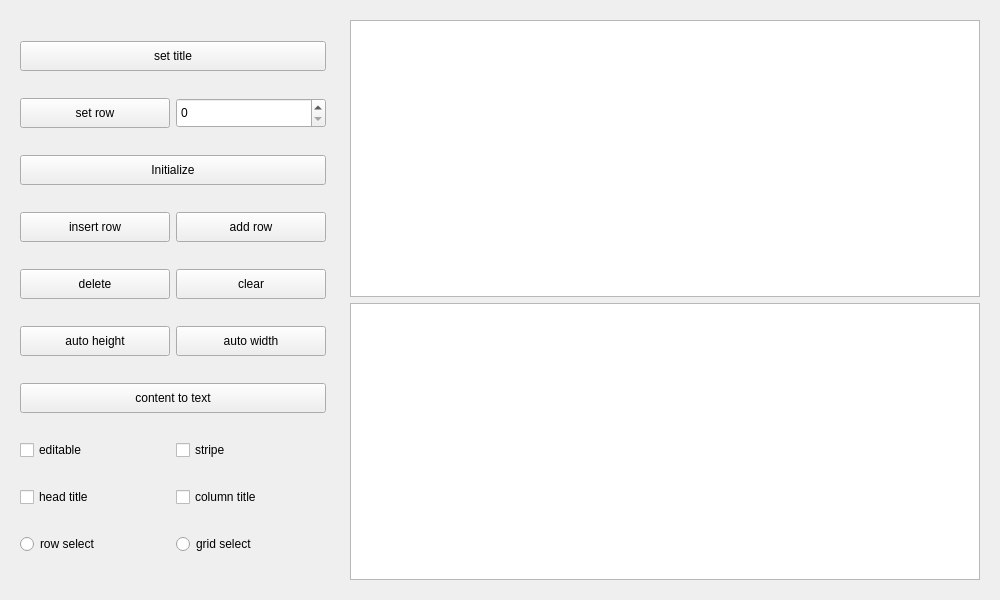
<?xml version="1.0" encoding="UTF-8"?>
<ui version="4.0">
 <class>table_widget</class>
 <widget class="QWidget" name="table_widget">
  <property name="geometry">
   <rect>
    <x>0</x>
    <y>0</y>
    <width>1000</width>
    <height>600</height>
   </rect>
  </property>
  <property name="minimumSize">
   <size>
    <width>1000</width>
    <height>600</height>
   </size>
  </property>
  <property name="windowTitle">
   <string>table</string>
  </property>
  <layout class="QHBoxLayout" name="horizontalLayout" stretch="1,2">
   <item>
    <widget class="QWidget" name="widget" native="true">
     <layout class="QGridLayout" name="gridLayout">
      <item row="4" column="1">
       <widget class="QPushButton" name="btnClear">
        <property name="minimumSize">
         <size>
          <width>0</width>
          <height>30</height>
         </size>
        </property>
        <property name="text">
         <string>clear</string>
        </property>
       </widget>
      </item>
      <item row="3" column="0">
       <widget class="QPushButton" name="btnInsertRow">
        <property name="minimumSize">
         <size>
          <width>0</width>
          <height>30</height>
         </size>
        </property>
        <property name="text">
         <string>insert row</string>
        </property>
       </widget>
      </item>
      <item row="9" column="1">
       <widget class="QRadioButton" name="rbGridSelect">
        <property name="text">
         <string>grid select</string>
        </property>
       </widget>
      </item>
      <item row="3" column="1">
       <widget class="QPushButton" name="btnAddRow">
        <property name="minimumSize">
         <size>
          <width>0</width>
          <height>30</height>
         </size>
        </property>
        <property name="text">
         <string>add row</string>
        </property>
       </widget>
      </item>
      <item row="7" column="0">
       <widget class="QCheckBox" name="cbEditable">
        <property name="text">
         <string>editable</string>
        </property>
       </widget>
      </item>
      <item row="9" column="0">
       <widget class="QRadioButton" name="rbRowSelect">
        <property name="text">
         <string>row select</string>
        </property>
       </widget>
      </item>
      <item row="4" column="0">
       <widget class="QPushButton" name="btnDelete">
        <property name="minimumSize">
         <size>
          <width>0</width>
          <height>30</height>
         </size>
        </property>
        <property name="text">
         <string>delete</string>
        </property>
       </widget>
      </item>
      <item row="0" column="0" colspan="2">
       <widget class="QPushButton" name="btnSetTitle">
        <property name="minimumSize">
         <size>
          <width>0</width>
          <height>30</height>
         </size>
        </property>
        <property name="text">
         <string>set title</string>
        </property>
       </widget>
      </item>
      <item row="5" column="1">
       <widget class="QPushButton" name="btnAutoWidth">
        <property name="minimumSize">
         <size>
          <width>0</width>
          <height>30</height>
         </size>
        </property>
        <property name="text">
         <string>auto width</string>
        </property>
       </widget>
      </item>
      <item row="2" column="0" colspan="2">
       <widget class="QPushButton" name="btnInitialize">
        <property name="minimumSize">
         <size>
          <width>0</width>
          <height>30</height>
         </size>
        </property>
        <property name="text">
         <string>Initialize</string>
        </property>
       </widget>
      </item>
      <item row="7" column="1">
       <widget class="QCheckBox" name="cbStripe">
        <property name="text">
         <string>stripe</string>
        </property>
       </widget>
      </item>
      <item row="6" column="0" colspan="2">
       <widget class="QPushButton" name="btnContent2text">
        <property name="minimumSize">
         <size>
          <width>0</width>
          <height>30</height>
         </size>
        </property>
        <property name="text">
         <string>content to text</string>
        </property>
       </widget>
      </item>
      <item row="8" column="0">
       <widget class="QCheckBox" name="cbHeadTitle">
        <property name="text">
         <string>head title</string>
        </property>
       </widget>
      </item>
      <item row="8" column="1">
       <widget class="QCheckBox" name="cbColumnTitle">
        <property name="text">
         <string>column title</string>
        </property>
       </widget>
      </item>
      <item row="1" column="1">
       <widget class="QSpinBox" name="spinBox">
        <property name="minimumSize">
         <size>
          <width>0</width>
          <height>30</height>
         </size>
        </property>
       </widget>
      </item>
      <item row="5" column="0">
       <widget class="QPushButton" name="btnAutoHeight">
        <property name="minimumSize">
         <size>
          <width>0</width>
          <height>30</height>
         </size>
        </property>
        <property name="text">
         <string>auto height</string>
        </property>
       </widget>
      </item>
      <item row="1" column="0">
       <widget class="QPushButton" name="btnSetRow">
        <property name="minimumSize">
         <size>
          <width>0</width>
          <height>30</height>
         </size>
        </property>
        <property name="text">
         <string>set row</string>
        </property>
       </widget>
      </item>
     </layout>
    </widget>
   </item>
   <item>
    <widget class="QWidget" name="widget_2" native="true">
     <layout class="QVBoxLayout" name="verticalLayout">
      <item>
       <widget class="QTableWidget" name="tableWidget"/>
      </item>
      <item>
       <widget class="QPlainTextEdit" name="plainTextEdit"/>
      </item>
     </layout>
    </widget>
   </item>
  </layout>
 </widget>
 <resources/>
 <connections/>
</ui>
